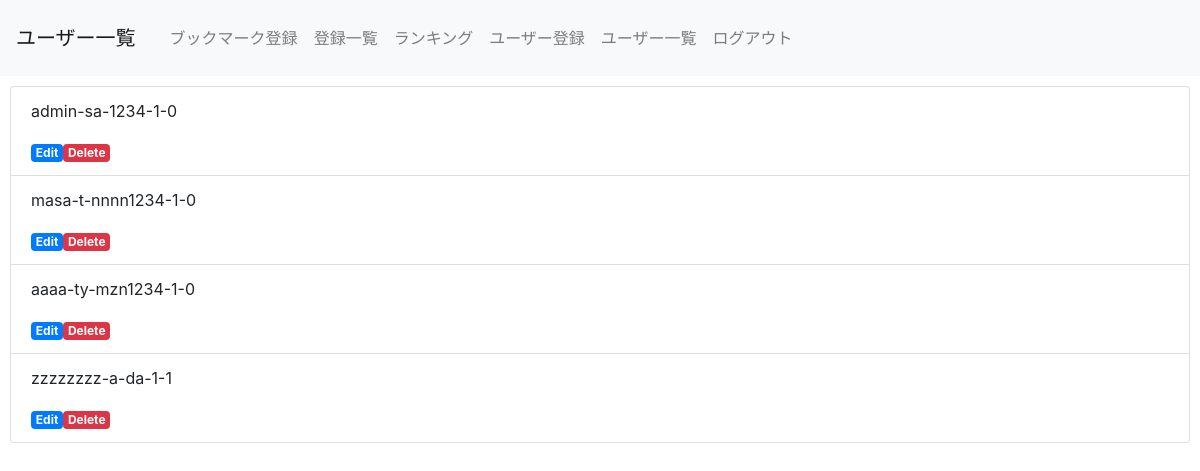
/user/user_select.php (signed in), run on an earlier commit of the app's database.
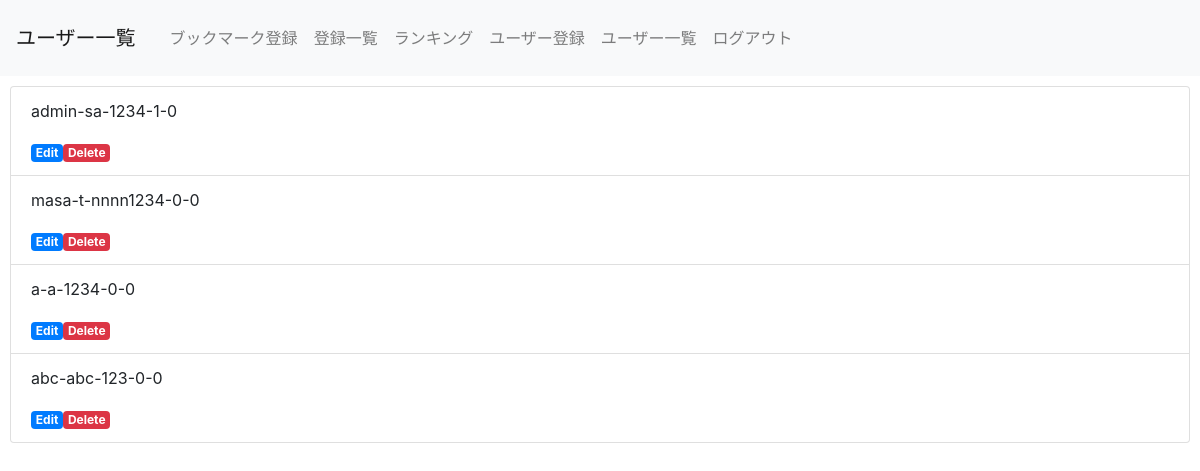
And on a later commit of the database.
### tables this page shows
CREATE TABLE `user_table` (
  `id` int(12) NOT NULL,
  `name` varchar(64) NOT NULL,
  `lid` varchar(128) NOT NULL,
  `lpw` varchar(64) NOT NULL,
  `kanri_flg` int(1) NOT NULL,
  `life_flg` int(1) NOT NULL
);

### user/user_select.php (the view, shortened to what this page needs)
<?php
include('functions.php');
$menu = menu();
$pdo = connectToDb();
$sql = 'SELECT * FROM user_table';
$stmt = $pdo->prepare($sql);
$status = $stmt->execute();
$view = '';
if ($status == false) {
  $error = $stmt->errorInfo();
  exit('sqlError:' . $error[2]);
} else {
  while ($result = $stmt->fetch(PDO::FETCH_ASSOC)) {
    $view .= '<li class="list-group-item">';
    $view .= '<p>' . $result['name'] . '-' . $result['lid'] . '-' . $result['lpw'] . '-' . $result['kanri_flg'] . '-' . $result['life_flg'] . '</p>';
    $view .= '<a href="user_detail.php?id=' . $result['id'] . '" class="badge badge-primary">Edit</a>';
    $view .= '<a href="user_delete.php?id=' . $result['id'] . '" class="badge badge-danger">Delete</a>';
    $view .= '</li>';
  }
}
?>
<!DOCTYPE html>
<html lang="ja">
<head>
  <link rel="stylesheet" href="https://stackpath.bootstrapcdn.com/bootstrap/4.2.1/css/bootstrap.min.css">
</head>
<body>
  <header>
    <nav class="navbar navbar-expand-lg navbar-light bg-light">
      <a class="navbar-brand" href="#">ユーザー一覧</a>
      <div class="collapse navbar-collapse" id="navbarNav">
        <ul class="navbar-nav">
          <?= $menu ?>
        </ul>
      </div>
    </nav>
  </header>
  <div>
    <ul class="list-group">
      <?= $view ?>
    </ul>
  </div>
</body>
</html>

What changed in the data, as far as the page shows it:
removed user_table: name "aaaa", lid "ty", lpw "mzn1234", kanri_flg "1", life_flg "0"
removed user_table: name "zzzzzzzz", lid "a", lpw "da", kanri_flg "1", life_flg "1"
changed user_table "masa": kanri_flg "1" → "0"
added user_table: name "a", lid "a", lpw "1234", kanri_flg "0", life_flg "0"
added user_table: name "abc", lid "abc", lpw "123", kanri_flg "0", life_flg "0"
